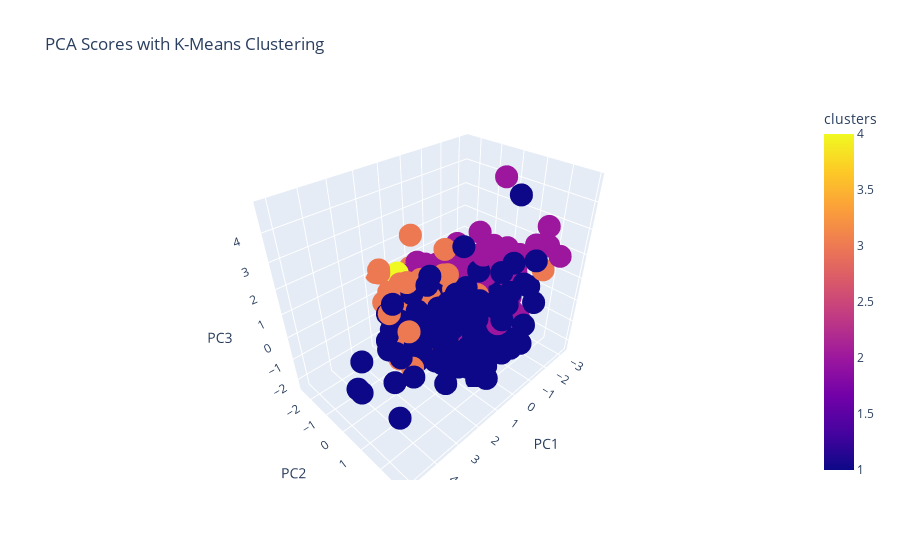

The cell this chart's notebook holds for it:
### Markdown cell above
Let's choose 4 clusters based on elbow method.

### Code cell
optimal_k = 4
kmeans = KMeans(n_clusters=optimal_k, init='k-means++', max_iter=300, n_init=10, random_state=0)
cluster_labels = kmeans.fit_predict(scaled_features)

scores_df['clusters'] = cluster_labels + 1

fig = px.scatter_3d(
    scores_df,
    x='PC1',
    y='PC2',
    z='PC3',
    color='clusters',
    hover_data=scores_df.columns,
    title='PCA Scores with K-Means Clustering'
)
fig.to_html('pca_scores_3d.html')
fig.show("png")
fig.show()

### Figure 1 — Plotly figure (JSON) as saved in the notebook; plotly's stock layout.template omitted (floating-point values rounded to 4 significant figures; data arrays with more than 128 entries replaced by an {"elided": "..."} marker saying what was removed)
{"data": [{"customdata": {"elided": "500x4 mixed values"}, "hovertemplate": "PC1=%{x}<br>PC2=%{y}<br>PC3=%{z}<br>song_name=%{customdata[0]}<br>artist_name=%{customdata[1]}<br>year=%{customdata[2]}<br>clusters=%{marker.color}<extra></extra>", "legendgroup": "", "marker": {"color": {"elided": "500 int values"}, "coloraxis": "coloraxis", "symbol": "circle"}, "mode": "markers", "name": "", "scene": "scene", "showlegend": false, "type": "scatter3d", "x": {"elided": "500 float values"}, "y": {"elided": "500 float values"}, "z": {"elided": "500 float values"}}], "layout": {"coloraxis": {"colorbar": {"title": {"text": "clusters"}}, "colorscale": [[0, "#0d0887"], [0.1111, "#46039f"], [0.2222, "#7201a8"], [0.3333, "#9c179e"], [0.4444, "#bd3786"], [0.5556, "#d8576b"], [0.6667, "#ed7953"], [0.7778, "#fb9f3a"], [0.8889, "#fdca26"], [1, "#f0f921"]]}, "legend": {"tracegroupgap": 0}, "scene": {"domain": {"x": [0, 1], "y": [0, 1]}, "xaxis": {"title": {"text": "PC1"}}, "yaxis": {"title": {"text": "PC2"}}, "zaxis": {"title": {"text": "PC3"}}}, "title": {"text": "PCA Scores with K-Means Clustering"}}}
